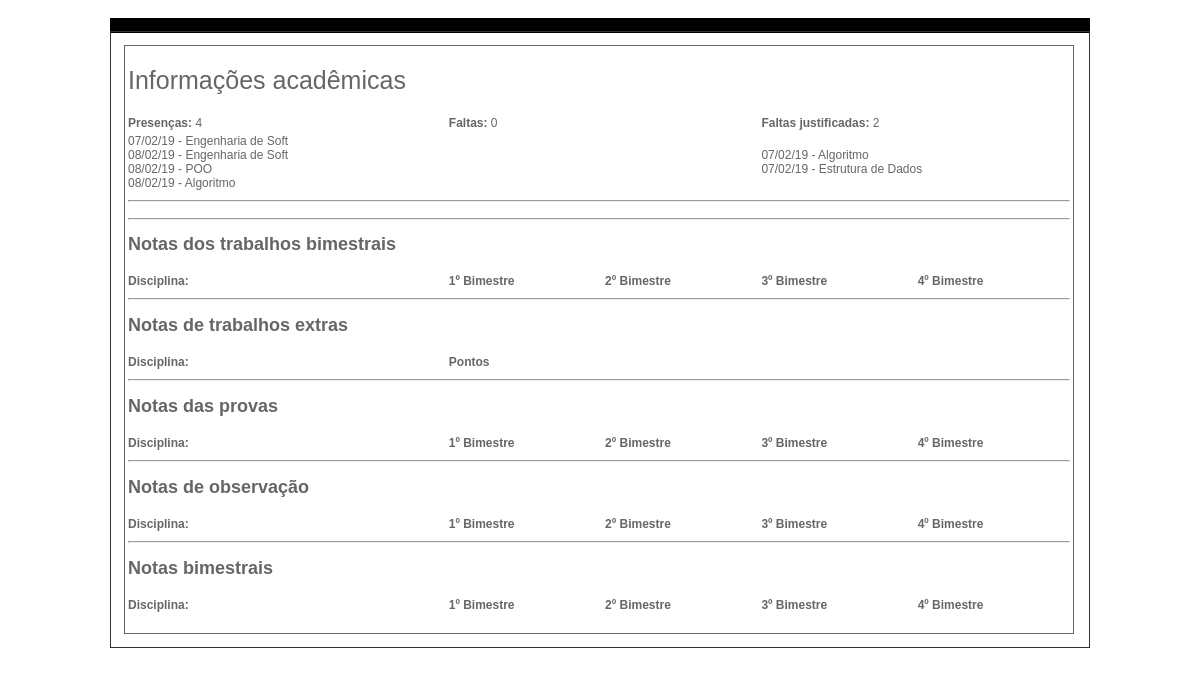
/professor/mostrar_aluno.php?code=2018.100.1, run on the app's committed database.
### tables this page shows
CREATE TABLE IF NOT EXISTS `estudantes` (
  `id` int(11) NOT NULL AUTO_INCREMENT,
  `code` varchar(255) DEFAULT NULL,
  `status` varchar(255) DEFAULT NULL,
  `nome` varchar(255) DEFAULT NULL,
  `cpf` varchar(255) DEFAULT NULL,
  `rg` varchar(255) DEFAULT NULL,
  `nascimento` varchar(255) DEFAULT NULL,
  `mae` varchar(255) DEFAULT NULL,
  `pai` varchar(255) DEFAULT NULL,
  `estado` varchar(255) DEFAULT NULL,
  `cidade` varchar(255) DEFAULT NULL,
  `bairro` varchar(255) DEFAULT NULL,
  `endereco` varchar(255) DEFAULT NULL,
  `complemento` varchar(255) DEFAULT NULL,
  `cep` varchar(255) DEFAULT NULL,
  `tel_residencial` varchar(255) DEFAULT NULL,
  `celular` varchar(255) DEFAULT NULL,
  `tel_amigo` varchar(255) DEFAULT NULL,
  `serie` varchar(255) DEFAULT NULL,
  `turno` varchar(255) DEFAULT NULL,
  `atendimento_especial` varchar(255) DEFAULT NULL,
  `obs` varchar(255) DEFAULT NULL,
  `email` varchar(255) NOT NULL,
  PRIMARY KEY (`id`)
);

CREATE TABLE IF NOT EXISTS `chamadas_em_sala` (
  `id` int(11) NOT NULL AUTO_INCREMENT,
  `date` varchar(255) NOT NULL,
  `date_day` varchar(255) NOT NULL,
  `curso` varchar(255) NOT NULL,
  `disciplina` varchar(255) NOT NULL,
  `code_professor` varchar(255) NOT NULL,
  `code_aluno` varchar(255) NOT NULL,
  `presente` varchar(255) NOT NULL,
  PRIMARY KEY (`id`)
);

### professor/mostrar_aluno.php (the view, shortened to what this page needs)
<!DOCTYPE html PUBLIC "-//W3C//DTD XHTML 1.0 Transitional//EN" "http://www.w3.org/TR/xhtml1/DTD/xhtml1-transitional.dtd">
<html xmlns="http://www.w3.org/1999/xhtml">
<head>
<link href="css/mostrar_aluno.css" rel="stylesheet" type="text/css" />
</head>
<body>
<?php require "topo.php"; ?>
<div id="caixa_preta">
</div>
<div id="box">
 <?php
$q = $_GET['code'];
$sql_1 = mysqli_query($db,"SELECT * FROM estudantes WHERE code = '$q'");
	while($res_1 = mysqli_fetch_array($sql_1)){
?>
<table width="950" border="0">
  <tr>
    <td colspan="5"><h1>Informações acadêmicas</h1></td>
  </tr>
  <tr>
    <td width="248"><strong>Presenças:</strong> <?php echo mysqli_num_rows(mysqli_query($db,"SELECT * FROM chamadas_em_sala WHERE code_aluno = '$q' AND presente = 'SIM' ")); ?></td>
    <td colspan="2"><strong>Faltas:</strong>  <?php echo mysqli_num_rows(mysqli_query($db,"SELECT * FROM chamadas_em_sala WHERE code_aluno = '$q' AND presente = 'NÃO' ")); ?></td>
    <td colspan="2"><strong>Faltas justificadas:</strong>  <?php echo mysqli_num_rows(mysqli_query($db,"SELECT * FROM chamadas_em_sala WHERE code_aluno = '$q' AND presente = 'JUSTIFICADA' ")); ?></td>
  </tr>
  <tr>
    <td>
    <?php
    $sql_2 = mysqli_query($db,"SELECT * FROM chamadas_em_sala WHERE code_aluno = '$q' AND presente = 'SIM'");
		while($res_2 = mysqli_fetch_array($sql_2)){
				echo $res_2['date_day'];
				echo " - ";
				echo $res_2['disciplina'];
				echo "<br>";
			}
	?>
    </td>
    <td colspan="2">
    </td>
    <td colspan="2">
    <?php
    $sql_3 = mysqli_query($db,"SELECT * FROM chamadas_em_sala WHERE code_aluno = '$q' AND presente = 'JUSTIFICADA'");
		while($res_3 = mysqli_fetch_array($sql_3)){
				echo $res_3['date_day'];
				echo " - ";
				echo $res_3['disciplina'];
				echo "<br>";
			}
	?>
    </td>
  </tr>
  <tr>
    <td colspan="5"><hr></td>
  </tr>
  <tr>
    <td colspan="5"><hr>      <h2><strong>Notas dos trabalhos bimestrais</strong></h2></td>
  </tr>
  <tr>
    <td><strong>Disciplina:</strong></td>
    <td width="119"><strong>1º Bimestre</strong></td>
    <td width="119"><strong>2º Bimestre</strong></td>
    <td width="119"><strong>3º Bimestre</strong></td>
    <td width="119"><strong>4º Bimestre</strong></td>
  </tr>
  <tr>
    <td colspan="5"><hr>      <h2><strong>Notas de trabalhos extras</strong></h2></td>
  </tr>
  <tr>
    <td><strong>Disciplina:</strong></td>
    <td colspan="4"><strong>Pontos</strong></td>
  </tr>
  <tr>
    <td colspan="5"><hr>      <h2><strong>Notas das provas</strong></h2></td>
  </tr>
  <tr>
    <td><strong>Disciplina:</strong></td>
    <td><strong>1º Bimestre</strong></td>
    <td><strong>2º Bimestre</strong></td>
    <td><strong>3º Bimestre</strong></td>
    <td><strong>4º Bimestre</strong></td>
  </tr>
  <tr>
    <td colspan="5"><hr>      <h2><strong>Notas de observação</strong></h2></td>
  </tr>
  <tr>
    <td><strong>Disciplina:</strong></td>
    <td><strong>1º Bimestre</strong></td>
    <td><strong>2º Bimestre</strong></td>
    <td><strong>3º Bimestre</strong></td>
    <td><strong>4º Bimestre</strong></td>
  </tr>
  <tr>
    <td colspan="5"><hr>      <h2><strong>Notas bimestrais</strong></h2></td>
  </tr>
  <tr>
    <td><strong>Disciplina:</strong></td>
    <td><strong>1º Bimestre</strong></td>
    <td><strong>2º Bimestre</strong></td>
    <td><strong>3º Bimestre</strong></td>
    <td><strong>4º Bimestre</strong></td>
  </tr>
  <tr>
    <td colspan="5">&nbsp;</td>
  </tr>
</table>
<?php } ?>
</div>
<?php require "rodape.php"; ?>
</body>
</html>

### professor/css/mostrar_aluno.css (style rules this page uses)
#caixa_preta { background:#000; width:980px; margin:18px auto; height:15px; }
#box { width:978px; height:auto; margin:-20px auto; text-align:left; border:1px solid #333; }
#box table { border:1px solid #666; font:12px Arial, Helvetica, sans-serif; margin:13px; }
#box table h1 { font:25px Arial, Helvetica, sans-serif; color:#666; }

### professor/css/rodape.css (style rules this page uses)
body { text-align:center; font:12px Arial, Helvetica, sans-serif; color:#666; }

### data on the page
estudantes: q "4", q "0", q "2"
chamadas_em_sala: date_day "07/02/19", disciplina "Engenharia de Soft"
chamadas_em_sala: date_day "08/02/19", disciplina "Engenharia de Soft"
chamadas_em_sala: date_day "08/02/19", disciplina "POO"
chamadas_em_sala: date_day "08/02/19", disciplina "Algoritmo"
chamadas_em_sala: date_day "07/02/19", disciplina "Algoritmo"
chamadas_em_sala: date_day "07/02/19", disciplina "Estrutura de Dados"
